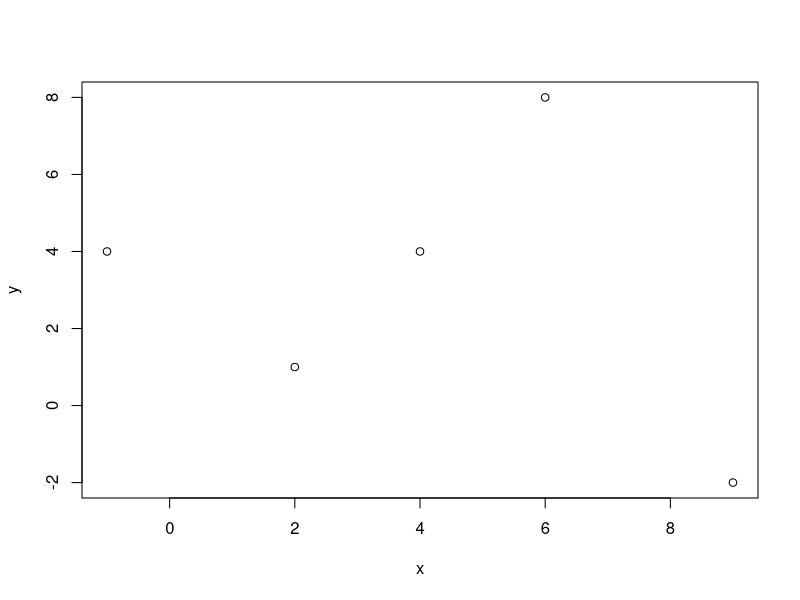
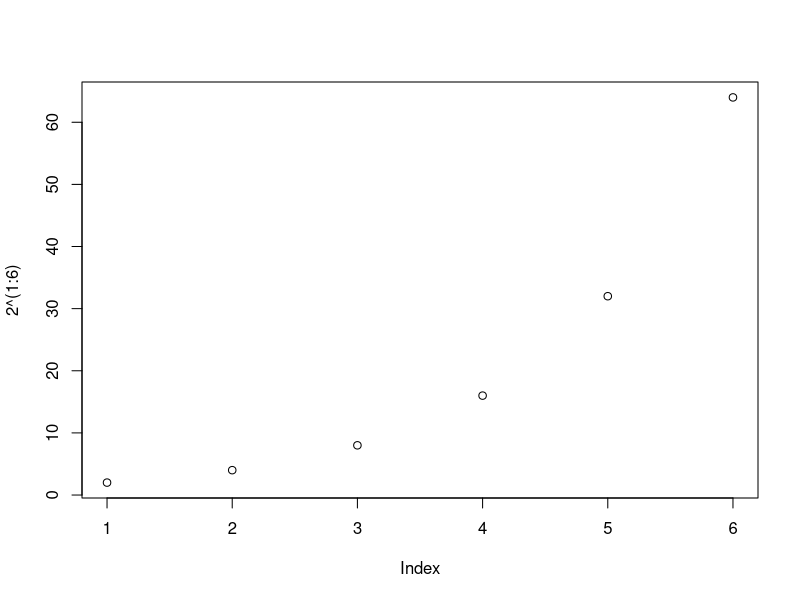
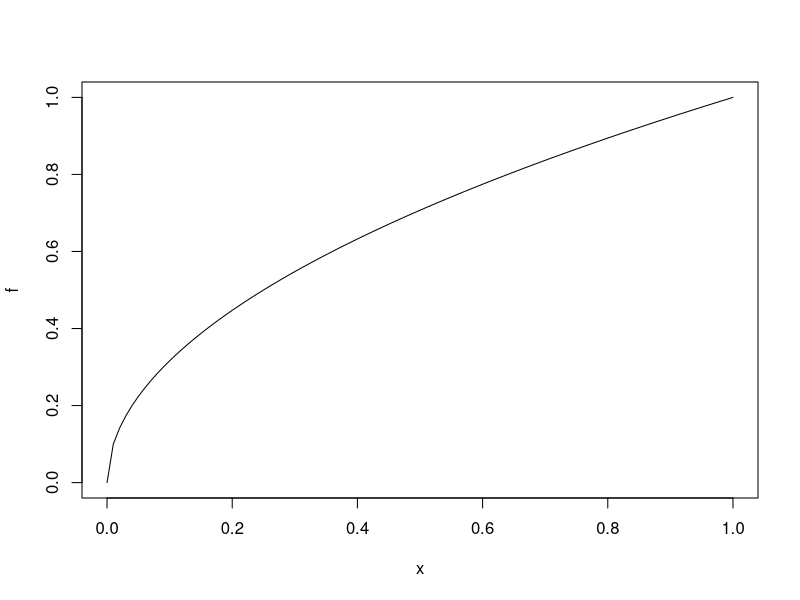
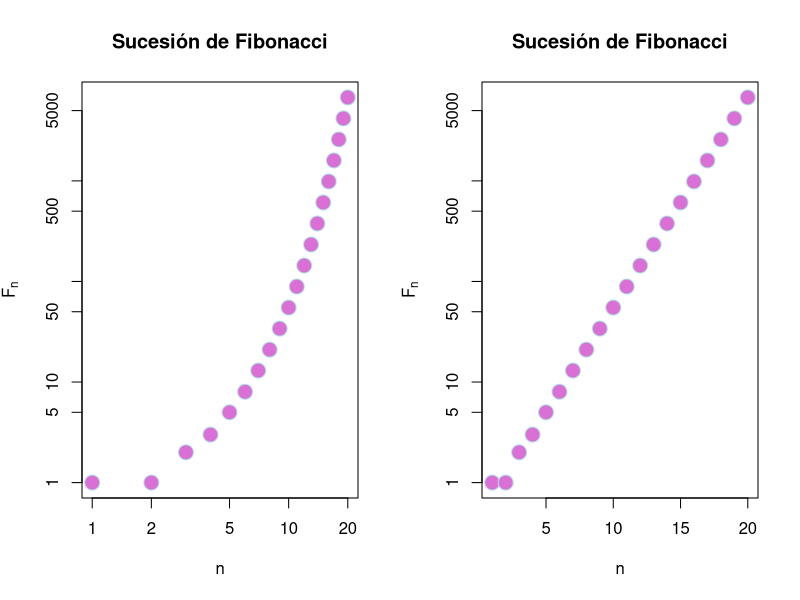
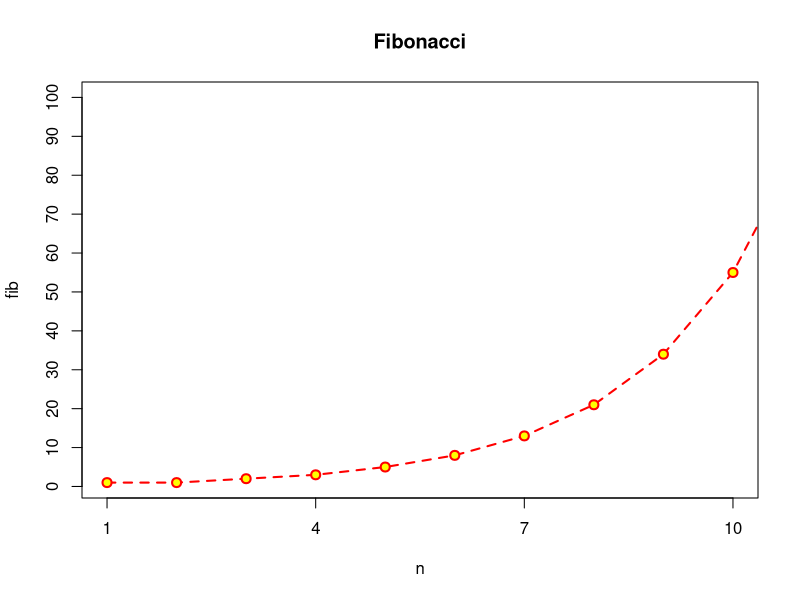
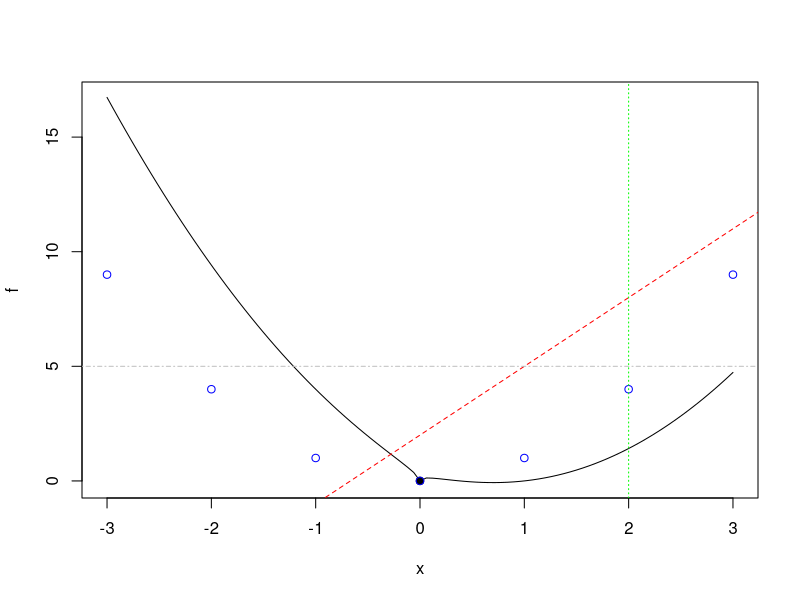
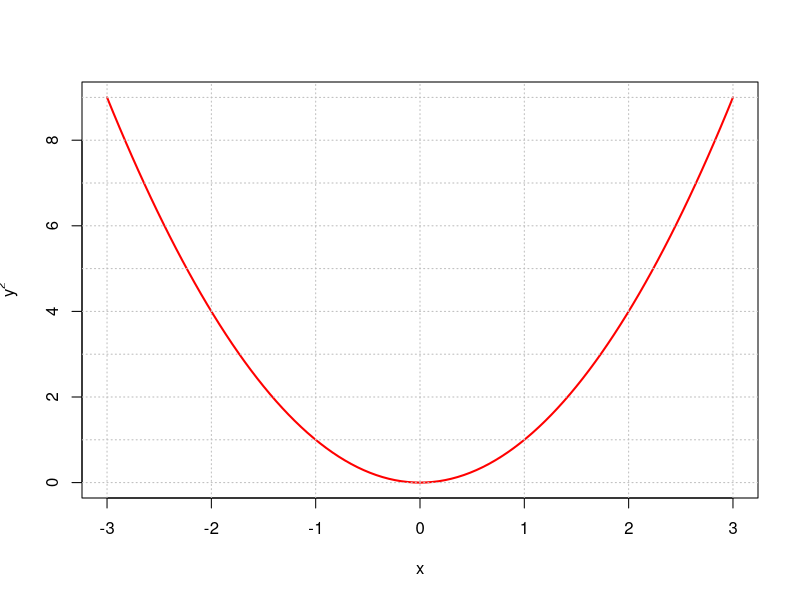
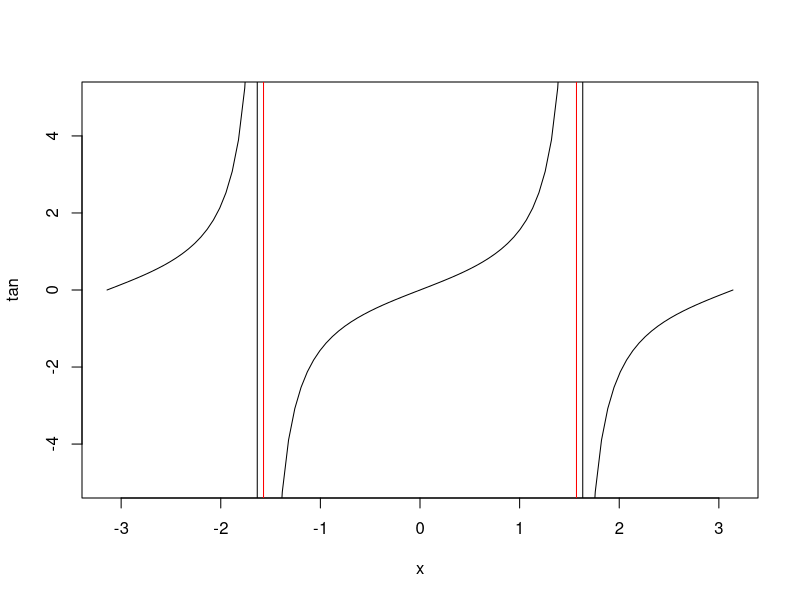

Recreate these plots in R, in order. (Note: this script raises an error after producing the figures.)
## ---- chunk 1
knitr::opts_chunk$set(echo = TRUE)
## ---- chunk 2
x = c(2,6,4,9,-1)
y = c(1,8,4,-2,4)
plot(x,y)
## ---- chunk 3
plot(2^(1:6))
## ---- chunk 4
f <- function(x){ sqrt(x) }
plot(f)
## ---- chunk 5
n = 1:20
fib = (1/sqrt(5))*((1+sqrt(5))/2)^n - (1/sqrt(5))*((1-sqrt(5))/2)^n
fib
par(mfrow = c(1,2))
plot(fib, xlab = "n", ylab = expression(F[n]),
     main = "Sucesión de Fibonacci", pch = 21, cex = 2,
     col = "powderblue", bg = "orchid", log = "xy")

plot(fib, xlab = "n", ylab = expression(F[n]),
     main = "Sucesión de Fibonacci", pch = 21, cex = 2,
     col = "powderblue", bg = "orchid", log = "y")
par(mfrow = c(1,1))
## ---- chunk 6
plot(n, fib, pch = 21, col = "red", bg = "yellow", cex = 1.2, 
     main = "Fibonacci",
     type = "o", lty = "dashed", lwd = 2, 
     xlim = c(1,10), ylim = c(1, 100),
     xaxp = c(1,10,3), yaxp = c(0,100, 10))
## ---- chunk 7
f <- function(x){
  x^2 -2*x + sqrt(abs(x))
}
plot(f, xlim = c(-3,3))
points(0,0, pch = 19)
points(-3:3, (-3:3)^2, col = "blue")
abline(2,3, lty = "dashed", col = "red")
abline(v = 2, lty = "dotted", col = "green")
abline(h = 5, lty = "dotdash", col = "gray")
## ---- chunk 8
f <- function(x){x^2}
plot(f, xlim = c(-3,3), col = "red", lwd = 2, ylab = expression(y^2), xlab = "x")
abline(h=0:9, v = -3:3, lty="dotted", col = "grey")
## ---- chunk 9
plot(tan, xlim = c(-pi, pi), ylim = c(-5,5))
abline(v = c(-pi/2, pi/2), col = "red")
## ---- chunk 10
plot(0,0)
text(0,0, labels = "debajo", pos = 1)
text(0,0, labels = "izquierda", pos = 2)
text(0,0, labels = "arriba", pos = 3)
text(0,0, labels = "derecha", pos = 4)
points(0,1)
text(0,1, labels = "centro")
## ---- chunk 11
f <- function(x){x^2}
plot(f, xlim = c(-3,3), ylim = c(-10,10))
points(-3:3, f(-3:3), pch = 19)
lines(-3:3, f(-3:3), lwd = 2, lty = "dotted", col = "red")
curve(x^3, lty = "dashed", col = "blue", add = TRUE)
curve(x^4, lty = "dashed", col = "orangered", add=TRUE)
legend("bottomright", 
       legend = c(expression(x^2), expression(x^3), expression(x^4)), 
       lwd = 2, 
       col = c("red", "blue", "orangered"), 
       lty = c("dotted", "dashed", "dashed")
       )
## ---- chunk 12
iterations = training_evolution_prueba3$Iterations
map = training_evolution_prueba3$`mAP @ 0.5 (%)`
precision = training_evolution_prueba3$`Precision (%)`
recall = training_evolution_prueba3$`Recall (%)`
f1score = training_evolution_prueba3$`F-score (%)`

png(filename=paste("C:/Users/mudar/Universidad de Alcala/JesusMudarra-MUII - Documentos/General/results/mAP_iteraciones_YOLOv4/prueba1/map.png",sep=""), width=5, height=5,units="in", res=300, pointsize=12)

plot(iterations,map, xlab = "Iteration number", ylab = "mAP (%)",type = "o", lty = "solid", lwd = 2, col = "mediumpurple4", ylim = c(25,65), pch=20, cex = 1.5, xaxt = "none", yaxt = "none")
axis(1, seq(0,20000, 2000),las=1, font=2,cex.axis=0.8)
axis(2, seq(0,65,5),las=2, font=2)

abline(h=seq(0,65,5), v=seq(0,20000, 2000), lty=3, col="lightgray")

abline(v = 10000, lty = "dotted", col = "seagreen")
abline(h = 60.97, lty = "dotdash", col = "seagreen")


dev.off()


plot(iterations,precision, xlab = "Iteration number", ylab = "Precision (%)",type = "o", lty = "solid", lwd = 2, col = "goldenrod4", ylim = c(25,65), pch=17, cex = 1.5, xaxt = "none", yaxt = "none")
axis(1, seq(0,20000, 2000),las=1, font=2,cex.axis=0.8)
axis(2, seq(0,65,5),las=2, font=2)

abline(h=seq(0,65,5), v=seq(0,20000, 2000), lty=3, col="lightgray")

abline(v = 10000, lty = "dotted", col = "seagreen")
abline(h = 47.26, lty = "dotdash", col = "seagreen")



plot(iterations,recall, xlab = "Iteration number", ylab = "Recall (%)",type = "o", lty = "solid", lwd = 2, col = "chocolate4", ylim = c(25,65), pch=18, cex = 1.5, xaxt = "none", yaxt = "none")
axis(1, seq(0,20000, 2000),las=1, font=2,cex.axis=0.8)
axis(2, seq(0,65,5),las=2, font=2)

abline(h=seq(0,65,5), v=seq(0,20000, 2000), lty=3, col="lightgray")

abline(v = 10000, lty = "dotted", col = "seagreen")
abline(h = 55.81, lty = "dotdash", col = "seagreen")




plot(iterations,f1score, xlab = "Iteration number", ylab = "F1-score (%)",type = "o", lty = "solid", lwd = 2, col = "darkslategray", ylim = c(25,65), pch=15, cex = 1.5, xaxt = "none", yaxt = "none")
axis(1, seq(0,20000, 2000),las=1, font=2,cex.axis=0.8)
axis(2, seq(0,65,5),las=2, font=2)

abline(h=seq(0,65,5), v=seq(0,20000, 2000), lty=3, col="lightgray")

abline(v = 10000, lty = "dotted", col = "seagreen")
abline(h = 51.18, lty = "dotdash", col = "seagreen")


## ---- chunk 13
iterations = training_evolution_prueba1$Iterations
map = training_evolution_prueba1$`mAP @ 0.5 (%)`
precision = training_evolution_prueba1$`Precision (%)`
recall = training_evolution_prueba1$`Recall (%)`
f1score = training_evolution_prueba1$`F-score (%)`



plot(iterations,map, xlab = "Iteration number", ylab = "mAP (%)",type = "o", lty = "solid", lwd = 2, col = "mediumpurple4", ylim = c(25,70), pch=20, cex = 1.5, xaxt = "none", yaxt = "none")
axis(1, seq(0,8000, 1000),las=1, font=2,cex.axis=0.8)
axis(2, seq(0,70,5),las=2, font=2)

abline(h=seq(0,70,5), v=seq(0,20000, 1000), lty=3, col="lightgray")

abline(v = 2000, lty = "dotted", col = "seagreen")
abline(h = 66.25, lty = "dotdash", col = "seagreen")



plot(iterations,precision, xlab = "Iteration number", ylab = "Precision (%)",type = "o", lty = "solid", lwd = 2, col = "goldenrod4", ylim = c(25,70), pch=17, cex = 1.5, xaxt = "none", yaxt = "none")
axis(1, seq(0,8000, 1000),las=1, font=2,cex.axis=0.8)
axis(2, seq(0,70,5),las=2, font=2)

abline(h=seq(0,70,5), v=seq(0,20000, 1000), lty=3, col="lightgray")

abline(v = 2000, lty = "dotted", col = "seagreen")
abline(h = 44.93, lty = "dotdash", col = "seagreen")


plot(iterations,recall, xlab = "Iteration number", ylab = "Recall (%)",type = "o", lty = "solid", lwd = 2, col = "chocolate4", ylim = c(25,70), pch=18, cex = 1.5, xaxt = "none", yaxt = "none")
axis(1, seq(0,8000, 1000),las=1, font=2,cex.axis=0.8)
axis(2, seq(0,70,5),las=2, font=2)

abline(h=seq(0,70,5), v=seq(0,20000, 1000), lty=3, col="lightgray")

abline(v = 2000, lty = "dotted", col = "seagreen")
abline(h = 61.17, lty = "dotdash", col = "seagreen")


#png(filename=paste("C:/Users/mudar/Universidad de Alcala/JesusMudarra-MUII - Documentos/General/results/mAP_iteraciones_YOLOv4/prueba1/f1score.png",sep=""), width=5, height=5,units="in", res=300, pointsize=12)

plot(iterations,f1score, xlab = "Iteration number", ylab = "F1-score (%)",type = "o", lty = "solid", lwd = 2, col = "darkslategray", ylim = c(25,70), pch=15, cex = 1.5, xaxt = "none", yaxt = "none")
axis(1, seq(0,8000, 1000),las=1, font=2,cex.axis=0.8)
axis(2, seq(0,70,5),las=2, font=2)

abline(h=seq(0,70,5), v=seq(0,20000, 1000), lty=3, col="lightgray")

abline(v = 2000, lty = "dotted", col = "seagreen")
abline(h = 51.81, lty = "dotdash", col = "seagreen")

#dev.off()

